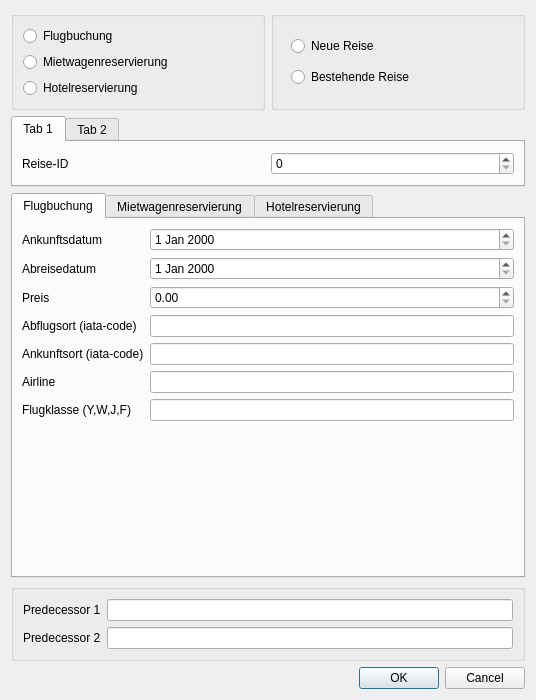
<?xml version="1.0" encoding="UTF-8"?>
<ui version="4.0">
 <class>AddBookingDialog</class>
 <widget class="QDialog" name="AddBookingDialog">
  <property name="geometry">
   <rect>
    <x>0</x>
    <y>0</y>
    <width>536</width>
    <height>700</height>
   </rect>
  </property>
  <property name="windowTitle">
   <string>Dialog</string>
  </property>
  <layout class="QHBoxLayout" name="horizontalLayout_7">
   <item>
    <layout class="QVBoxLayout" name="verticalLayout_7">
     <item>
      <layout class="QHBoxLayout" name="horizontalLayout_5">
       <item>
        <widget class="QGroupBox" name="groupBox">
         <property name="title">
          <string/>
         </property>
         <layout class="QVBoxLayout" name="verticalLayout_2">
          <item>
           <layout class="QVBoxLayout" name="verticalLayout">
            <item>
             <widget class="QRadioButton" name="radioButtonFlight">
              <property name="text">
               <string>Flugbuchung</string>
              </property>
             </widget>
            </item>
            <item>
             <widget class="QRadioButton" name="radioButtonCar">
              <property name="text">
               <string>Mietwagenreservierung</string>
              </property>
             </widget>
            </item>
            <item>
             <widget class="QRadioButton" name="radioButtonHotel">
              <property name="text">
               <string>Hotelreservierung</string>
              </property>
             </widget>
            </item>
           </layout>
          </item>
         </layout>
        </widget>
       </item>
       <item>
        <widget class="QGroupBox" name="groupBox_2">
         <property name="title">
          <string/>
         </property>
         <widget class="QWidget" name="layoutWidget">
          <property name="geometry">
           <rect>
            <x>20</x>
            <y>20</y>
            <width>147</width>
            <height>61</height>
           </rect>
          </property>
          <layout class="QVBoxLayout" name="verticalLayout_6">
           <item>
            <widget class="QRadioButton" name="radioButtonNeueReise">
             <property name="text">
              <string>Neue Reise</string>
             </property>
            </widget>
           </item>
           <item>
            <widget class="QRadioButton" name="radioButtonBestehendeReise">
             <property name="text">
              <string>Bestehende Reise</string>
             </property>
            </widget>
           </item>
          </layout>
         </widget>
        </widget>
       </item>
      </layout>
     </item>
     <item>
      <widget class="QTabWidget" name="tabWidget_2">
       <property name="sizePolicy">
        <sizepolicy hsizetype="Preferred" vsizetype="Preferred">
         <horstretch>0</horstretch>
         <verstretch>0</verstretch>
        </sizepolicy>
       </property>
       <property name="currentIndex">
        <number>0</number>
       </property>
       <widget class="QWidget" name="tab">
        <attribute name="title">
         <string>Tab 1</string>
        </attribute>
        <layout class="QHBoxLayout" name="horizontalLayout_2">
         <item>
          <layout class="QHBoxLayout" name="horizontalLayout">
           <item>
            <widget class="QLabel" name="label_21">
             <property name="text">
              <string>Reise-ID</string>
             </property>
            </widget>
           </item>
           <item>
            <widget class="QSpinBox" name="spinBoxReiseID"/>
           </item>
          </layout>
         </item>
        </layout>
       </widget>
       <widget class="QWidget" name="tab_2">
        <attribute name="title">
         <string>Tab 2</string>
        </attribute>
        <layout class="QHBoxLayout" name="horizontalLayout_4">
         <item>
          <layout class="QHBoxLayout" name="horizontalLayout_3">
           <item>
            <widget class="QLabel" name="label_22">
             <property name="text">
              <string>Kunden-ID</string>
             </property>
            </widget>
           </item>
           <item>
            <widget class="QSpinBox" name="spinBoxKundenID"/>
           </item>
          </layout>
         </item>
        </layout>
       </widget>
      </widget>
     </item>
     <item>
      <widget class="QTabWidget" name="tabWidget">
       <property name="sizePolicy">
        <sizepolicy hsizetype="Preferred" vsizetype="Expanding">
         <horstretch>0</horstretch>
         <verstretch>0</verstretch>
        </sizepolicy>
       </property>
       <property name="currentIndex">
        <number>0</number>
       </property>
       <property name="documentMode">
        <bool>false</bool>
       </property>
       <widget class="QWidget" name="tabFlight">
        <attribute name="title">
         <string>Flugbuchung</string>
        </attribute>
        <layout class="QVBoxLayout" name="verticalLayout_5">
         <item>
          <layout class="QFormLayout" name="formLayout">
           <item row="0" column="0">
            <widget class="QLabel" name="label">
             <property name="text">
              <string>Ankunftsdatum</string>
             </property>
            </widget>
           </item>
           <item row="0" column="1">
            <widget class="QDateEdit" name="dateEditAnkunft"/>
           </item>
           <item row="1" column="0">
            <widget class="QLabel" name="label_2">
             <property name="text">
              <string>Abreisedatum</string>
             </property>
            </widget>
           </item>
           <item row="1" column="1">
            <widget class="QDateEdit" name="dateEditAbreise"/>
           </item>
           <item row="2" column="0">
            <widget class="QLabel" name="label_3">
             <property name="text">
              <string>Preis</string>
             </property>
            </widget>
           </item>
           <item row="2" column="1">
            <widget class="QDoubleSpinBox" name="doubleSpinBoxPreis">
             <property name="maximum">
              <double>999999.000000000000000</double>
             </property>
            </widget>
           </item>
           <item row="3" column="0">
            <widget class="QLabel" name="label_4">
             <property name="text">
              <string>Abflugsort (iata-code)</string>
             </property>
            </widget>
           </item>
           <item row="3" column="1">
            <widget class="QLineEdit" name="lineEditAbflugort"/>
           </item>
           <item row="4" column="0">
            <widget class="QLabel" name="label_5">
             <property name="text">
              <string>Ankunftsort (iata-code)</string>
             </property>
            </widget>
           </item>
           <item row="4" column="1">
            <widget class="QLineEdit" name="lineEditAnkunftsort"/>
           </item>
           <item row="5" column="0">
            <widget class="QLabel" name="label_6">
             <property name="text">
              <string>Airline</string>
             </property>
            </widget>
           </item>
           <item row="5" column="1">
            <widget class="QLineEdit" name="lineEditAirline"/>
           </item>
           <item row="6" column="0">
            <widget class="QLabel" name="label_7">
             <property name="text">
              <string>Flugklasse (Y,W,J,F)</string>
             </property>
            </widget>
           </item>
           <item row="6" column="1">
            <widget class="QLineEdit" name="lineEditFlugklasse"/>
           </item>
          </layout>
         </item>
        </layout>
       </widget>
       <widget class="QWidget" name="tabCar">
        <attribute name="title">
         <string>Mietwagenreservierung</string>
        </attribute>
        <layout class="QVBoxLayout" name="verticalLayout_4">
         <item>
          <layout class="QFormLayout" name="formLayout_2">
           <item row="0" column="0">
            <widget class="QLabel" name="label_8">
             <property name="text">
              <string>Ankunftsdatum</string>
             </property>
            </widget>
           </item>
           <item row="0" column="1">
            <widget class="QDateEdit" name="dateEditAnkunft_2"/>
           </item>
           <item row="1" column="0">
            <widget class="QLabel" name="label_9">
             <property name="text">
              <string>Abreisedatum</string>
             </property>
            </widget>
           </item>
           <item row="1" column="1">
            <widget class="QDateEdit" name="dateEditAbreise_2"/>
           </item>
           <item row="2" column="0">
            <widget class="QLabel" name="label_10">
             <property name="text">
              <string>Preis</string>
             </property>
            </widget>
           </item>
           <item row="2" column="1">
            <widget class="QDoubleSpinBox" name="doubleSpinBoxPreis_2">
             <property name="maximum">
              <double>999999.000000000000000</double>
             </property>
            </widget>
           </item>
           <item row="3" column="0">
            <widget class="QLabel" name="label_11">
             <property name="text">
              <string>Abholort</string>
             </property>
            </widget>
           </item>
           <item row="3" column="1">
            <widget class="QLineEdit" name="lineEditAbholort"/>
           </item>
           <item row="4" column="0">
            <widget class="QLabel" name="label_12">
             <property name="text">
              <string>Rueckgabeort</string>
             </property>
            </widget>
           </item>
           <item row="4" column="1">
            <widget class="QLineEdit" name="lineEditRueckgabeort"/>
           </item>
           <item row="5" column="0">
            <widget class="QLabel" name="label_13">
             <property name="text">
              <string>Firma</string>
             </property>
            </widget>
           </item>
           <item row="5" column="1">
            <widget class="QLineEdit" name="lineEditFirma"/>
           </item>
           <item row="6" column="0">
            <widget class="QLabel" name="label_14">
             <property name="text">
              <string>Fahrzeugklasse</string>
             </property>
            </widget>
           </item>
           <item row="6" column="1">
            <widget class="QLineEdit" name="lineEditFahrzeugklasse"/>
           </item>
          </layout>
         </item>
        </layout>
       </widget>
       <widget class="QWidget" name="tabHotel">
        <attribute name="title">
         <string>Hotelreservierung</string>
        </attribute>
        <layout class="QVBoxLayout" name="verticalLayout_3">
         <item>
          <layout class="QFormLayout" name="formLayout_3">
           <item row="0" column="0">
            <widget class="QLabel" name="label_15">
             <property name="text">
              <string>Ankunftsdatum</string>
             </property>
            </widget>
           </item>
           <item row="0" column="1">
            <widget class="QDateEdit" name="dateEditAnkunft_3"/>
           </item>
           <item row="1" column="0">
            <widget class="QLabel" name="label_16">
             <property name="text">
              <string>Abreisedatum</string>
             </property>
            </widget>
           </item>
           <item row="1" column="1">
            <widget class="QDateEdit" name="dateEditAbreise_3"/>
           </item>
           <item row="2" column="0">
            <widget class="QLabel" name="label_17">
             <property name="text">
              <string>Preis</string>
             </property>
            </widget>
           </item>
           <item row="2" column="1">
            <widget class="QDoubleSpinBox" name="doubleSpinBoxPreis_3">
             <property name="maximum">
              <double>999999.000000000000000</double>
             </property>
            </widget>
           </item>
           <item row="3" column="0">
            <widget class="QLabel" name="label_18">
             <property name="text">
              <string>Hotel</string>
             </property>
            </widget>
           </item>
           <item row="3" column="1">
            <widget class="QLineEdit" name="lineEditHotel"/>
           </item>
           <item row="4" column="0">
            <widget class="QLabel" name="label_19">
             <property name="text">
              <string>Stadt</string>
             </property>
            </widget>
           </item>
           <item row="4" column="1">
            <widget class="QLineEdit" name="lineEditStadt"/>
           </item>
           <item row="5" column="0">
            <widget class="QLabel" name="label_20">
             <property name="text">
              <string>Zimmer (EZ,DZ,AP,SU)</string>
             </property>
            </widget>
           </item>
           <item row="5" column="1">
            <widget class="QLineEdit" name="lineEditZimmer"/>
           </item>
          </layout>
         </item>
        </layout>
       </widget>
      </widget>
     </item>
     <item>
      <widget class="QGroupBox" name="groupBox_3">
       <property name="title">
        <string/>
       </property>
       <layout class="QHBoxLayout" name="horizontalLayout_6">
        <item>
         <layout class="QFormLayout" name="formLayout_4">
          <item row="0" column="0">
           <widget class="QLabel" name="label_23">
            <property name="text">
             <string>Predecessor 1</string>
            </property>
           </widget>
          </item>
          <item row="0" column="1">
           <widget class="QLineEdit" name="lineEditPre1"/>
          </item>
          <item row="1" column="0">
           <widget class="QLabel" name="label_24">
            <property name="text">
             <string>Predecessor 2</string>
            </property>
           </widget>
          </item>
          <item row="1" column="1">
           <widget class="QLineEdit" name="lineEditPre2"/>
          </item>
         </layout>
        </item>
       </layout>
      </widget>
     </item>
     <item>
      <widget class="QDialogButtonBox" name="buttonBox">
       <property name="orientation">
        <enum>Qt::Horizontal</enum>
       </property>
       <property name="standardButtons">
        <set>QDialogButtonBox::Cancel|QDialogButtonBox::Ok</set>
       </property>
      </widget>
     </item>
    </layout>
   </item>
  </layout>
 </widget>
 <resources/>
 <connections>
  <connection>
   <sender>buttonBox</sender>
   <signal>accepted()</signal>
   <receiver>AddBookingDialog</receiver>
   <slot>accept()</slot>
   <hints>
    <hint type="sourcelabel">
     <x>248</x>
     <y>254</y>
    </hint>
    <hint type="destinationlabel">
     <x>157</x>
     <y>274</y>
    </hint>
   </hints>
  </connection>
  <connection>
   <sender>buttonBox</sender>
   <signal>rejected()</signal>
   <receiver>AddBookingDialog</receiver>
   <slot>reject()</slot>
   <hints>
    <hint type="sourcelabel">
     <x>316</x>
     <y>260</y>
    </hint>
    <hint type="destinationlabel">
     <x>286</x>
     <y>274</y>
    </hint>
   </hints>
  </connection>
 </connections>
</ui>
